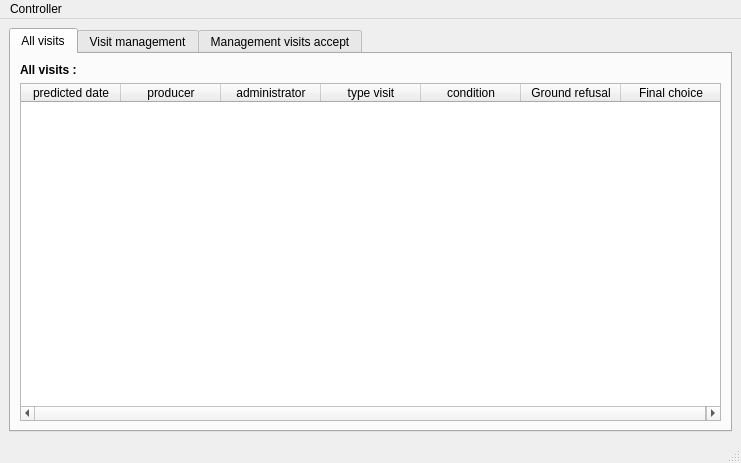
<?xml version="1.0" encoding="UTF-8"?>
<ui version="4.0">
 <class>MainWindow2</class>
 <widget class="QMainWindow" name="MainWindow2">
  <property name="geometry">
   <rect>
    <x>0</x>
    <y>0</y>
    <width>741</width>
    <height>463</height>
   </rect>
  </property>
  <property name="windowTitle">
   <string>Controller</string>
  </property>
  <property name="windowIcon">
   <iconset resource="ressources.qrc">
    <normaloff>:/images/docs/emblem-web.png</normaloff>:/images/docs/emblem-web.png</iconset>
  </property>
  <widget class="QWidget" name="centralwidget">
   <layout class="QVBoxLayout" name="verticalLayout">
    <item>
     <widget class="QTabWidget" name="tabWidget">
      <property name="currentIndex">
       <number>0</number>
      </property>
      <widget class="QWidget" name="tabListeVisite">
       <attribute name="title">
        <string>All visits</string>
       </attribute>
       <layout class="QGridLayout" name="gridLayout">
        <item row="0" column="0">
         <layout class="QVBoxLayout" name="verticalLayout_2">
          <item>
           <widget class="QLabel" name="label">
            <property name="text">
             <string>&lt;html&gt;&lt;head/&gt;&lt;body&gt;&lt;p&gt;&lt;span style=&quot; font-weight:600;&quot;&gt;All visits :&lt;/span&gt;&lt;/p&gt;&lt;/body&gt;&lt;/html&gt;</string>
            </property>
           </widget>
          </item>
          <item>
           <widget class="QTableWidget" name="tableWidgetVisites">
            <property name="selectionMode">
             <enum>QAbstractItemView::SingleSelection</enum>
            </property>
            <property name="selectionBehavior">
             <enum>QAbstractItemView::SelectRows</enum>
            </property>
            <property name="horizontalScrollMode">
             <enum>QAbstractItemView::ScrollPerPixel</enum>
            </property>
            <column>
             <property name="text">
              <string>predicted date</string>
             </property>
            </column>
            <column>
             <property name="text">
              <string>producer</string>
             </property>
            </column>
            <column>
             <property name="text">
              <string>administrator</string>
             </property>
            </column>
            <column>
             <property name="text">
              <string>type visit</string>
             </property>
            </column>
            <column>
             <property name="text">
              <string>condition</string>
             </property>
            </column>
            <column>
             <property name="text">
              <string>Ground refusal</string>
             </property>
            </column>
            <column>
             <property name="text">
              <string>Final choice</string>
             </property>
            </column>
           </widget>
          </item>
         </layout>
        </item>
       </layout>
      </widget>
      <widget class="QWidget" name="tabGestionVisite">
       <attribute name="title">
        <string>Visit management</string>
       </attribute>
       <layout class="QVBoxLayout" name="verticalLayout_7">
        <item>
         <layout class="QVBoxLayout" name="verticalLayout_6">
          <item>
           <layout class="QHBoxLayout" name="horizontalLayout_9">
            <item>
             <widget class="QLabel" name="label_2">
              <property name="text">
               <string>&lt;html&gt;&lt;head/&gt;&lt;body&gt;&lt;p&gt;&lt;span style=&quot; font-weight:600;&quot;&gt;Visit management :&lt;/span&gt;&lt;/p&gt;&lt;/body&gt;&lt;/html&gt;</string>
              </property>
             </widget>
            </item>
            <item>
             <spacer name="horizontalSpacer">
              <property name="orientation">
               <enum>Qt::Horizontal</enum>
              </property>
              <property name="sizeHint" stdset="0">
               <size>
                <width>40</width>
                <height>20</height>
               </size>
              </property>
             </spacer>
            </item>
           </layout>
          </item>
          <item>
           <layout class="QHBoxLayout" name="horizontalLayout_10">
            <item>
             <layout class="QVBoxLayout" name="verticalLayout_5">
              <item>
               <layout class="QHBoxLayout" name="horizontalLayout_4">
                <item>
                 <widget class="QLabel" name="label_3">
                  <property name="text">
                   <string>Producer :</string>
                  </property>
                 </widget>
                </item>
                <item>
                 <widget class="QLabel" name="labelProducteurAtt">
                  <property name="text">
                   <string>...</string>
                  </property>
                 </widget>
                </item>
               </layout>
              </item>
              <item>
               <layout class="QHBoxLayout" name="horizontalLayout_5">
                <item>
                 <widget class="QLabel" name="label_4">
                  <property name="text">
                   <string>Administrator :</string>
                  </property>
                 </widget>
                </item>
                <item>
                 <widget class="QLabel" name="labelGestionnaireAtt">
                  <property name="text">
                   <string>...</string>
                  </property>
                 </widget>
                </item>
               </layout>
              </item>
              <item>
               <layout class="QHBoxLayout" name="horizontalLayout_6">
                <item>
                 <widget class="QLabel" name="label_6">
                  <property name="text">
                   <string>predicted date :</string>
                  </property>
                 </widget>
                </item>
                <item>
                 <widget class="QLabel" name="labelDatePrevueAtt">
                  <property name="text">
                   <string>...</string>
                  </property>
                 </widget>
                </item>
               </layout>
              </item>
              <item>
               <layout class="QHBoxLayout" name="horizontalLayout_7">
                <item>
                 <widget class="QLabel" name="label_5">
                  <property name="text">
                   <string>Type visit :</string>
                  </property>
                 </widget>
                </item>
                <item>
                 <widget class="QLabel" name="labelTypeVisiteAtt">
                  <property name="text">
                   <string>...</string>
                  </property>
                 </widget>
                </item>
               </layout>
              </item>
              <item>
               <layout class="QHBoxLayout" name="horizontalLayout_8">
                <item>
                 <widget class="QLabel" name="label_7">
                  <property name="text">
                   <string>Condition :</string>
                  </property>
                 </widget>
                </item>
                <item>
                 <widget class="QComboBox" name="comboBoxEtatVisite">
                  <property name="enabled">
                   <bool>false</bool>
                  </property>
                  <item>
                   <property name="text">
                    <string>ATT</string>
                   </property>
                  </item>
                  <item>
                   <property name="text">
                    <string>ACC</string>
                   </property>
                  </item>
                  <item>
                   <property name="text">
                    <string>REF</string>
                   </property>
                  </item>
                 </widget>
                </item>
               </layout>
              </item>
             </layout>
            </item>
            <item>
             <layout class="QHBoxLayout" name="horizontalLayout_2">
              <item>
               <widget class="Line" name="line">
                <property name="orientation">
                 <enum>Qt::Vertical</enum>
                </property>
               </widget>
              </item>
              <item>
               <layout class="QVBoxLayout" name="verticalLayout_4">
                <item>
                 <layout class="QVBoxLayout" name="verticalLayout_3">
                  <item>
                   <widget class="QLabel" name="label_12">
                    <property name="enabled">
                     <bool>false</bool>
                    </property>
                    <property name="text">
                     <string>Reason for refusal sent to manager :</string>
                    </property>
                   </widget>
                  </item>
                  <item>
                   <widget class="QTextEdit" name="textEditMotifRefus">
                    <property name="enabled">
                     <bool>false</bool>
                    </property>
                   </widget>
                  </item>
                 </layout>
                </item>
                <item>
                 <layout class="QHBoxLayout" name="horizontalLayout"/>
                </item>
               </layout>
              </item>
             </layout>
            </item>
           </layout>
          </item>
          <item>
           <layout class="QHBoxLayout" name="horizontalLayout_3">
            <item>
             <spacer name="horizontalSpacer_2">
              <property name="orientation">
               <enum>Qt::Horizontal</enum>
              </property>
              <property name="sizeHint" stdset="0">
               <size>
                <width>40</width>
                <height>20</height>
               </size>
              </property>
             </spacer>
            </item>
            <item>
             <widget class="QPushButton" name="pushButtonValiderAtt">
              <property name="text">
               <string/>
              </property>
              <property name="icon">
               <iconset resource="ressources.qrc">
                <normaloff>:/images/docs/add.png</normaloff>:/images/docs/add.png</iconset>
              </property>
             </widget>
            </item>
           </layout>
          </item>
         </layout>
        </item>
       </layout>
      </widget>
      <widget class="QWidget" name="tabGestionVisiteAccepter">
       <attribute name="title">
        <string>Management visits accept</string>
       </attribute>
       <layout class="QVBoxLayout" name="verticalLayout_13">
        <item>
         <layout class="QVBoxLayout" name="verticalLayout_12">
          <item>
           <layout class="QVBoxLayout" name="verticalLayout_11">
            <item>
             <layout class="QHBoxLayout" name="horizontalLayout_16">
              <item>
               <widget class="QLabel" name="label_11">
                <property name="text">
                 <string>&lt;html&gt;&lt;head/&gt;&lt;body&gt;&lt;p&gt;&lt;span style=&quot; font-weight:600;&quot;&gt;Management visit :&lt;/span&gt;&lt;/p&gt;&lt;/body&gt;&lt;/html&gt;</string>
                </property>
               </widget>
              </item>
              <item>
               <spacer name="horizontalSpacer_3">
                <property name="orientation">
                 <enum>Qt::Horizontal</enum>
                </property>
                <property name="sizeHint" stdset="0">
                 <size>
                  <width>40</width>
                  <height>20</height>
                 </size>
                </property>
               </spacer>
              </item>
             </layout>
            </item>
            <item>
             <layout class="QHBoxLayout" name="horizontalLayout_17">
              <item>
               <layout class="QVBoxLayout" name="verticalLayout_10">
                <item>
                 <layout class="QHBoxLayout" name="horizontalLayout_12">
                  <item>
                   <widget class="QLabel" name="label_16">
                    <property name="text">
                     <string>Predicted date :</string>
                    </property>
                   </widget>
                  </item>
                  <item>
                   <widget class="QLabel" name="labelDatePrevueAcc">
                    <property name="text">
                     <string>...</string>
                    </property>
                   </widget>
                  </item>
                 </layout>
                </item>
                <item>
                 <layout class="QHBoxLayout" name="horizontalLayout_13">
                  <item>
                   <widget class="QLabel" name="label_15">
                    <property name="text">
                     <string>Type visit :</string>
                    </property>
                   </widget>
                  </item>
                  <item>
                   <widget class="QLabel" name="labelTypeVisiteAcc">
                    <property name="text">
                     <string>...</string>
                    </property>
                   </widget>
                  </item>
                 </layout>
                </item>
                <item>
                 <layout class="QHBoxLayout" name="horizontalLayout_14">
                  <item>
                   <widget class="QLabel" name="label_9">
                    <property name="text">
                     <string>Producer :</string>
                    </property>
                   </widget>
                  </item>
                  <item>
                   <widget class="QLabel" name="labelProducteurAcc">
                    <property name="text">
                     <string>...</string>
                    </property>
                   </widget>
                  </item>
                 </layout>
                </item>
                <item>
                 <layout class="QHBoxLayout" name="horizontalLayout_15">
                  <item>
                   <widget class="QLabel" name="label_8">
                    <property name="text">
                     <string>Administrator :</string>
                    </property>
                   </widget>
                  </item>
                  <item>
                   <widget class="QLabel" name="labelGestionnaireAcc">
                    <property name="text">
                     <string>...</string>
                    </property>
                   </widget>
                  </item>
                 </layout>
                </item>
               </layout>
              </item>
              <item>
               <widget class="Line" name="line_2">
                <property name="orientation">
                 <enum>Qt::Vertical</enum>
                </property>
               </widget>
              </item>
              <item>
               <layout class="QVBoxLayout" name="verticalLayout_9">
                <item>
                 <layout class="QVBoxLayout" name="verticalLayout_8">
                  <item>
                   <widget class="QLabel" name="label_13">
                    <property name="enabled">
                     <bool>false</bool>
                    </property>
                    <property name="text">
                     <string>Final choice :</string>
                    </property>
                   </widget>
                  </item>
                  <item>
                   <widget class="QTextEdit" name="textEditChoixFinal">
                    <property name="enabled">
                     <bool>false</bool>
                    </property>
                   </widget>
                  </item>
                 </layout>
                </item>
                <item>
                 <layout class="QHBoxLayout" name="horizontalLayout_11">
                  <item>
                   <widget class="QLabel" name="label_14">
                    <property name="enabled">
                     <bool>false</bool>
                    </property>
                    <property name="text">
                     <string>Condition of producer :</string>
                    </property>
                   </widget>
                  </item>
                  <item>
                   <widget class="QComboBox" name="comboBoxEtatProducteur">
                    <property name="enabled">
                     <bool>false</bool>
                    </property>
                    <item>
                     <property name="text">
                      <string>ACC</string>
                     </property>
                    </item>
                    <item>
                     <property name="text">
                      <string>REF</string>
                     </property>
                    </item>
                   </widget>
                  </item>
                 </layout>
                </item>
               </layout>
              </item>
             </layout>
            </item>
           </layout>
          </item>
          <item>
           <layout class="QHBoxLayout" name="horizontalLayout_18">
            <item>
             <spacer name="horizontalSpacer_4">
              <property name="orientation">
               <enum>Qt::Horizontal</enum>
              </property>
              <property name="sizeHint" stdset="0">
               <size>
                <width>40</width>
                <height>20</height>
               </size>
              </property>
             </spacer>
            </item>
            <item>
             <widget class="QPushButton" name="pushButtonValiderAcc">
              <property name="text">
               <string/>
              </property>
              <property name="icon">
               <iconset resource="ressources.qrc">
                <normaloff>:/images/docs/add.png</normaloff>:/images/docs/add.png</iconset>
              </property>
             </widget>
            </item>
           </layout>
          </item>
         </layout>
        </item>
       </layout>
      </widget>
     </widget>
    </item>
   </layout>
  </widget>
  <widget class="QMenuBar" name="menubar">
   <property name="geometry">
    <rect>
     <x>0</x>
     <y>0</y>
     <width>741</width>
     <height>27</height>
    </rect>
   </property>
   <widget class="QMenu" name="menuControleur">
    <property name="title">
     <string>Controller</string>
    </property>
   </widget>
   <addaction name="menuControleur"/>
  </widget>
  <widget class="QStatusBar" name="statusbar"/>
 </widget>
 <resources>
  <include location="ressources.qrc"/>
 </resources>
 <connections/>
</ui>
